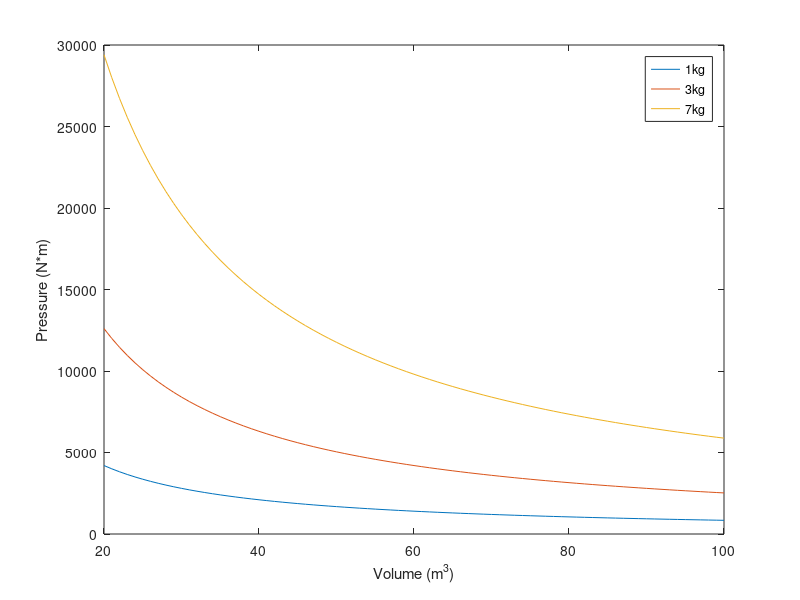

MATLAB code for this plot:
%Marcus Winters
%ME203
%10/8/21
%Homework 2
%Problem 7

clc; clear all; format compact;
m=1;
m2=3;
m3=7;
V=[20:100];
R=286.7;
T=293;
p=((m*R*T)./(V))
p2=((m2*R*T)./(V))
p3=((m3*R*T)./(V))
plot(V,p)
hold on
plot(V,p2)
hold on
plot(V,p3)
hold on
xlabel('Volume (m^3)')
ylabel('Pressure (N*m)')
legend('1kg','3kg','7kg')